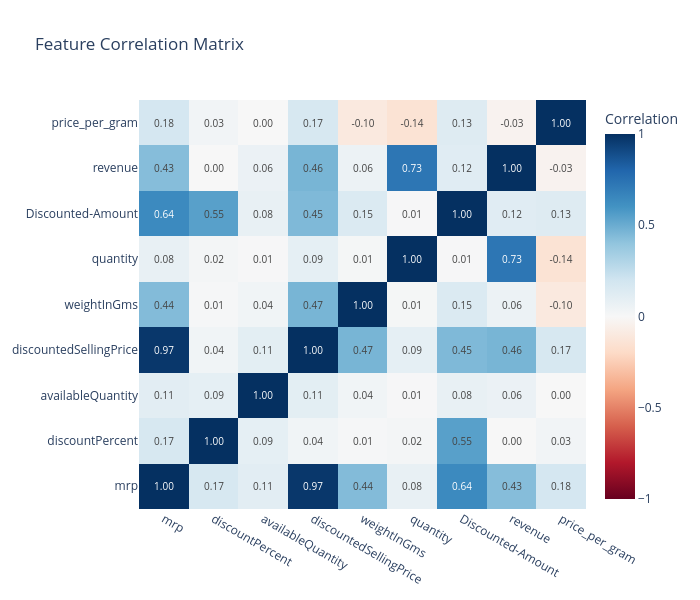

The notebook cell this image was saved under:
### Code cell
# Select numerical columns
numerical_cols = df.select_dtypes(include=['float64', 'int64']).columns

# Create correlation matrix
corr_matrix = df[numerical_cols].corr()

# Create heatmap
fig = go.Figure(data=go.Heatmap(
    z=corr_matrix.values,
    x=corr_matrix.columns,
    y=corr_matrix.columns,
    colorscale='RdBu',
    zmid=0,
    text=corr_matrix.values,
    texttemplate='%{text:.2f}',
    textfont={"size": 10},
    colorbar=dict(title="Correlation")
))

fig.update_layout(title='Feature Correlation Matrix', height=600, width=700)
fig.show()

### Figure 1 — Plotly figure (JSON) as saved in the notebook; plotly's stock layout.template omitted (floating-point values rounded to 4 significant figures)
{"data": [{"colorbar": {"title": {"text": "Correlation"}}, "colorscale": [[0, "rgb(103,0,31)"], [0.1, "rgb(178,24,43)"], [0.2, "rgb(214,96,77)"], [0.3, "rgb(244,165,130)"], [0.4, "rgb(253,219,199)"], [0.5, "rgb(247,247,247)"], [0.6, "rgb(209,229,240)"], [0.7, "rgb(146,197,222)"], [0.8, "rgb(67,147,195)"], [0.9, "rgb(33,102,172)"], [1, "rgb(5,48,97)"]], "text": [[1.0, 0.1708, 0.1112, 0.9741, 0.4384, 0.08145, 0.6385, 0.4311, 0.177], [0.1708, 1.0, 0.09353, 0.03787, 0.00866, 0.02337, 0.547, -0.001688, 0.03327], [0.1112, 0.09353, 1.0, 0.1052, 0.03655, 0.00695, 0.08137, 0.06327, 0.002354], [0.9741, 0.03787, 0.1052, 1.0, 0.4656, 0.09251, 0.448, 0.4647, 0.1672], [0.4384, 0.00866, 0.03655, 0.4656, 1.0, 0.0149, 0.1488, 0.0569, -0.102], [0.08145, 0.02337, 0.00695, 0.09251, 0.0149, 1.0, 0.007152, 0.731, -0.1438], [0.6385, 0.547, 0.08137, 0.448, 0.1488, 0.007152, 1.0, 0.1225, 0.1308], [0.4311, -0.001688, 0.06327, 0.4647, 0.0569, 0.731, 0.1225, 1.0, -0.03313], [0.177, 0.03327, 0.002354, 0.1672, -0.102, -0.1438, 0.1308, -0.03313, 1.0]], "textfont": {"size": 10}, "texttemplate": "%{text:.2f}", "type": "heatmap", "x": ["mrp", "discountPercent", "availableQuantity", "discountedSellingPrice", "weightInGms", "quantity", "Discounted-Amount", "revenue", "price_per_gram"], "y": ["mrp", "discountPercent", "availableQuantity", "discountedSellingPrice", "weightInGms", "quantity", "Discounted-Amount", "revenue", "price_per_gram"], "z": [[1.0, 0.1708, 0.1112, 0.9741, 0.4384, 0.08145, 0.6385, 0.4311, 0.177], [0.1708, 1.0, 0.09353, 0.03787, 0.00866, 0.02337, 0.547, -0.001688, 0.03327], [0.1112, 0.09353, 1.0, 0.1052, 0.03655, 0.00695, 0.08137, 0.06327, 0.002354], [0.9741, 0.03787, 0.1052, 1.0, 0.4656, 0.09251, 0.448, 0.4647, 0.1672], [0.4384, 0.00866, 0.03655, 0.4656, 1.0, 0.0149, 0.1488, 0.0569, -0.102], [0.08145, 0.02337, 0.00695, 0.09251, 0.0149, 1.0, 0.007152, 0.731, -0.1438], [0.6385, 0.547, 0.08137, 0.448, 0.1488, 0.007152, 1.0, 0.1225, 0.1308], [0.4311, -0.001688, 0.06327, 0.4647, 0.0569, 0.731, 0.1225, 1.0, -0.03313], [0.177, 0.03327, 0.002354, 0.1672, -0.102, -0.1438, 0.1308, -0.03313, 1.0]], "zmid": 0}], "layout": {"height": 600, "title": {"text": "Feature Correlation Matrix"}, "width": 700}}
